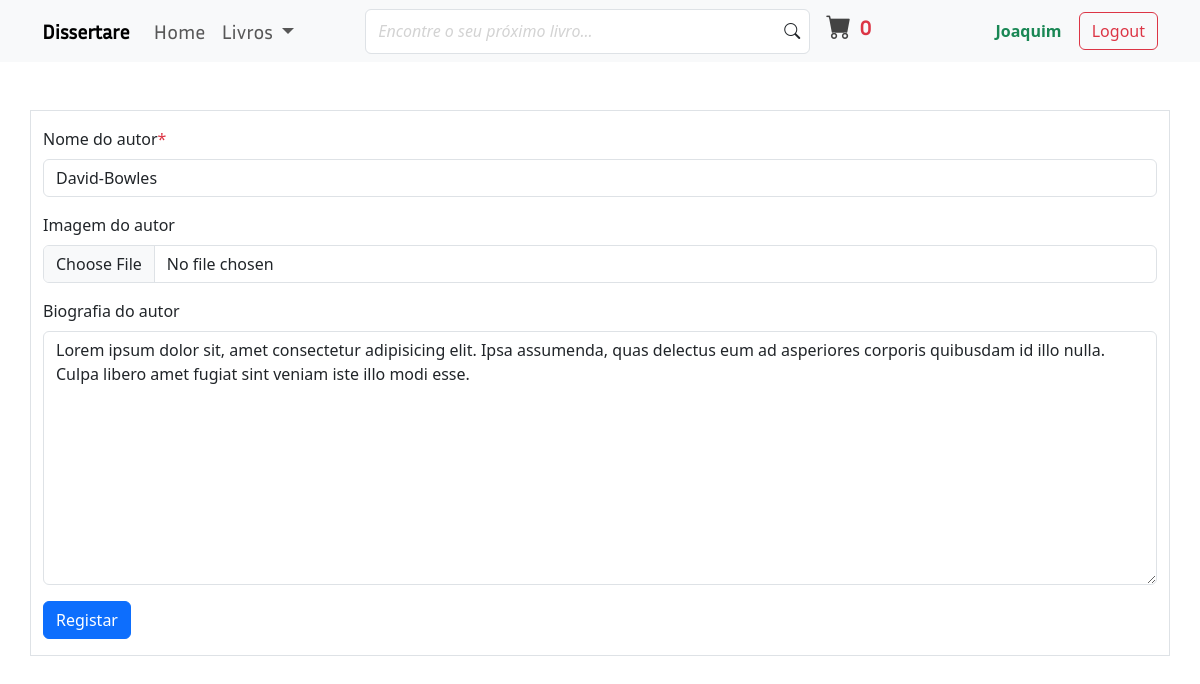
Page /author/author_update/David-Bowles/ (signed in) on the committed database.
### books/models.py (models this page shows, shortened)
class Authors(models.Model):
    name = models.CharField(max_length=30, verbose_name='Nome do autor')
    image = models.ImageField(
        upload_to=authors_image_file_path,
        verbose_name='Imagem do autor',
        blank=True)
    biography = models.TextField(max_length=400, verbose_name='Biografia do autor')
    registration_date = models.DateTimeField(default=timezone.now, verbose_name='Registado em')
    class Meta:
        verbose_name_plural = 'Authors'

### books/views.py (the view, shortened to what this page needs)
# urls.py: path('author/author_update/<str:author_name>/', views.author_update, name='author-update'),
@user_passes_test(_user_is_superuser, login_url='home')
def author_update(request, author_name):
    author = Authors.objects.get(name=author_name)
    author_form = AuthorsForm(instance=author)
    title = f'actualizar autor {author.name}'
    return render(
        request,
        'books/author_registration_form.html',
        {'author_form': author_form, 'title': title})

### books/forms.py
class AuthorsForm(ModelForm):
    class Meta:
        model = Authors
        fields = ['name', 'image', 'biography']
        widgets = {
            'name': forms.TextInput(attrs={
                'class': 'form-control',
                'placeholder':'Nome do autor',
                'maxlength': '50',
                'autofocus': True}),
            'image': forms.FileInput(attrs={'class': 'form-control'}),
            'biography': forms.Textarea(attrs={
                'class': 'form-control not-resizable',
                'cols':'30',
                'rows': '10',
                'placeholder': 'adicione uma biografia para o autor',
                'maxlength': '400'})
        }

### books/context_processors.py (called while the page is built)
def announcement(request):
    announcement_obj = Announcement_context(request)
    announcements = announcement_obj.announcement.order_by('-date_posted')[:3]
    return {'announcements': announcements}

### books/views.py (called while the page is built)
def _user_is_superuser(user):
    return user.is_superuser

### cart/cart.py (called while the page is built)
    def __len__(self):
        return len(self.cart)

### cart/context_processors.py (called while the page is built)
def cart(request):
    return {'cart': Cart(request)}

### books/templates/books/author_registration_form.html (shortened to what this page needs)
{% extends "books/base.html" %}
{% block main_content %}
<div class="container py-5">
    <div class="row d-flex flex-column flex-lg-row  border py-3">
        <div class="col">
            <form method="post" enctype="multipart/form-data">
                <div class="mb-3">
                    <label class="form-label" for="{{author_form.name.id_for_label}}">{{author_form.name.label}}<span class="text-danger">*</span></label>
                    {{author_form.name}}
                </div>
                <div class="mb-3">
                    <label class="form-label" for="{{author_form.image.id_for_label}}">{{author_form.image.label}}</label>
                    {{author_form.image}}
                </div>
                <div class="mb-3">
                    <label class="form-label" for="{{author_form.biography.id_for_label}}">{{author_form.biography.label}}</label>
                    {{author_form.biography}}
                </div>
                <button class="btn btn-primary" type="submit">Registar</button>
            </form>
        </div>
    </div>
</div>
{% endblock main_content %}

### books/templates/books/base.html (shortened to what this page needs)
{% load static %}
<!doctype html>
<html lang="pt-pt">
  <head>
    <link rel="stylesheet" href="{% static 'books/css/general_style.css' %}">
    <link href="https://cdn.jsdelivr.net/npm/bootstrap@5.3.3/dist/css/bootstrap.min.css" rel="stylesheet">
    <link rel="stylesheet" href="https://cdn.jsdelivr.net/npm/bootstrap-icons@1.11.3/font/bootstrap-icons.min.css">
  </head>
  <body>
    <nav class="navbar navbar-expand-lg bg-body-tertiary sticky-top pb-3 pb-md-2">
        <div class="container">
            <a class="navbar-brand fw-bold" href="{% url 'home' %}">Dissertare</a>
            <div class="collapse navbar-collapse justify-content-between" id="navbarSupportedContent">
                <ul class="navbar-nav mb-2 mb-lg-0 fs-5">
                    {% if title == 'home' %}
                        <li class="nav-item">
                            <a class="nav-link active" aria-current="page" href="{% url 'home' %}">
                                Home
                            </a>
                        </li>
                        <li class="nav-item dropdown">
                            <a class="nav-link dropdown-toggle" href="#" role="button" data-bs-toggle="dropdown" aria-expanded="false">
                                Livros
                            </a>
                            <ul class="dropdown-menu">
                                {% if user.is_superuser %}
                                    <li class="border-bottom">
                                        <a href="{% url 'staff-profile' %}" class="dropdown-item" title="upload book">
                                            <i class="bi bi-person"></i> Perfil de administração
                                        </a>
                                    </li>
                                {% endif %}
                                <li><a class="dropdown-item" href="{% url 'books' %}">Livros</a></li>
                                <li><a class="dropdown-item" href="{% url 'home' %}">E-books</a></li>
                                <li><a class="dropdown-item" href="{% url 'all-authors' %}">Autores</a></li>
                                <li><a class="dropdown-item" href="{% url 'home' %}">Categorias</a></li>
                            </ul>
                        </li>
                    {% else %}
                        <li class="nav-item">
                            <a class="nav-link" aria-current="page" href="{% url 'home' %}">
                                Home
                            </a>
                        </li>
                        <li class="nav-item dropdown">
                            <a class="nav-link dropdown-toggle" href="#" role="button" data-bs-toggle="dropdown" aria-expanded="false">
                                Livros
                            </a>
                        </li>
                    {% endif %}
                </ul>
                <form class="d-flex flex-column flex-md-row me-5 w-50 mb-3 mb-lg-0" role="search">
                    <div class="w-100 d-flex align-items-center me-3 form-inputs">
                        <input class="form-control fw-bold" type="text" placeholder="Encontre o seu próximo livro...">
                        <i class="bi bi-search"></i>
                    </div>
                    <div class="cart-button my-4 my-md-0">
                        <a href="{% url 'cart_summary' %}" class="d-flex flex-row align-items-center">
                            <span class="shop-bag"><i class="bi bi-cart-fill"></i></span>
                            <div class="d-flex flex-column ms-2">
                                <span id="cart_quantity" class="qty fs-5 fw-bold text-danger">{{cart|length}}</span>
                            </div>
                        </a>
                    </div>
                </form>
                <div class="justify-content-between">
                    {% if user.is_active %}
                        <a href="{% url 'profile' %}" class="btn text-success fw-bold">{{user.username|truncatechars:14}}</a>
                        <a href="{% url 'logout' %}" class="btn btn-outline-danger">Logout</a>
                    {% else %}
                        <a href="{% url 'login' %}" class="btn btn-success me-5">Login</a>
                        <a href="{% url 'register' %}" class="btn btn-outline-primary">Cadastrar</a>
                    {% endif %}
                </div>
            </div>
        </div>
    </nav>
    <main>
        {% block main_content %}{% endblock %}
    </main>
  </body>
</html>

### books/static/books/css/general_style.css (style rules this page uses)
* { box-sizing: border-box; }
h1, h2, h3, a { font-family: Inria_Sans; }
.form-inputs { position:relative; }
.form-inputs .form-control { height:45px; }
.form-inputs .form-control::placeholder { font-style: italic; font-weight: lighter; color: lightgray; }
.form-inputs i { position:absolute; right:10px; background-color: #fff; }
.cart-button a { text-decoration: none; color: #000; }
.shop-bag { color:#434343; font-size:25px; display:flex; border-radius:50%; align-items:center; justify-content:center; }
.qty { font-size:12px; }

### rows in the picture
Authors: name "David-Bowles", biography "Lorem ipsum dolor sit, amet consectetur adipisicing elit. Ipsa assumenda, quas delectus eum ad asperiores corporis quibusdam id illo nulla. Culpa libero amet fugiat sint veniam iste illo modi esse."

### other values in the picture
{{ cart|length }} "0"
{{ user.username|truncatechars:14 }} "Joaquim"
{{ author_form.name.label }} "Nome do autor"
{{ author_form.image.label }} "Imagem do autor"
{{ author_form.biography.label }} "Biografia do autor"
